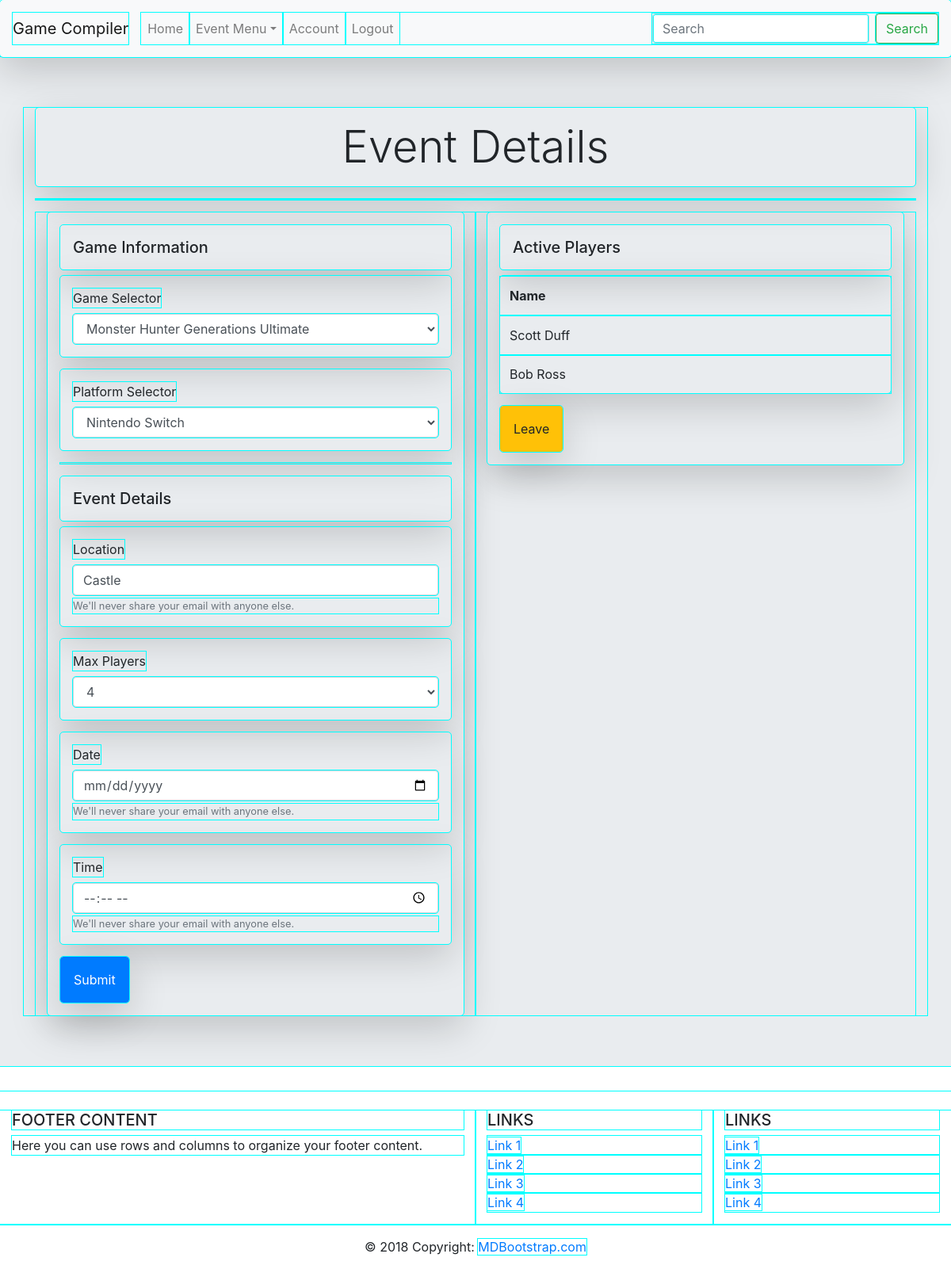
/event/details/3, run on the app's committed database.
### app.py (models this page shows)
class Event(db.Model):
    __tablename__ = "event"
    id = db.Column(db.Integer, primary_key=True)
    game = db.Column(db.String(45))
    platform = db.Column(db.String(45))
    location = db.Column(db.String(90))
    event_date = db.Column(db.DateTime)
    event_time = db.Column(db.DateTime)
    max_players = db.Column(db.Integer)
    current_players = db.Column(db.Integer)
    event_poster = db.Column(db.Integer)
    created_at = db.Column(db.DateTime, server_default=func.now())
    updated_at = db.Column(db.DateTime, server_default=func.now(),
                           onupdate=func.now())
    users_for_events = db.relationship('User', secondary=users_events)

class User(db.Model):
    __tablename__ = "user"
    id = db.Column(db.Integer, primary_key=True)
    first_name = db.Column(db.String(45))
    last_name = db.Column(db.String(45))
    email = db.Column(db.String(90))
    password = db.Column(db.String(255))
    created_at = db.Column(db.DateTime, server_default=func.now())
    updated_at = db.Column(db.DateTime, server_default=func.now(),
                           onupdate=func.now())
    events_for_users = db.relationship('Event', secondary=users_events)

### app.py (the view)
@app.route("/event/details/<id>")
def event_details(id):
    eventPlayerQuery = User.query.join(User.events_for_users).filter(Event.id == id).all()
    eventQuery = Event.query.get(id)
    return render_template("event_details.html", event=eventQuery, eventPlayerQuery=eventPlayerQuery)

### templates/event_details.html (shortened to what this page needs)
<!DOCTYPE html>
<html lang="en">
<head>
    <link href="https://stackpath.bootstrapcdn.com/bootstrap/4.3.1/css/bootstrap.min.css" rel="stylesheet">
</head>
<body>
    <nav class="navbar navbar-expand-lg navbar-light bg-light shadow-lg p-3 mb-7 rounded">
        <a class="navbar-brand" href="#">Game Compiler</a>
        <div class="collapse navbar-collapse" id="navbarSupportedContent">
            <ul class="navbar-nav mr-auto">
                <li class="nav-item">
                    <a class="nav-link" href="/welcome/user">Home</a>
                </li>
                <li class="nav-item dropdown">
                        <a class="nav-link dropdown-toggle" href="#" id="navbarDropdown" role="button" data-toggle="dropdown" aria-haspopup="true" aria-expanded="false">Event Menu</a>
                </li>
                <li class="nav-item">
                    <a class="nav-link" href="/account/user/{{ session.userid }}">Account</a>
                </li>
                <li class="nav-item">
                    <a class="nav-link" href="/logout/user">Logout</a>
                </li>
            </ul>
                <form class="form-inline my-2 my-lg-0">
                    <input class="form-control mr-sm-2" type="search" placeholder="Search" aria-label="Search">
                    <button class="btn btn-outline-success my-2 my-sm-0" type="submit">Search</button>
                </form>
        </div>
    </nav>
    <div class="jumbotron jumbotron-fluid">
        <div class="container">
            <h1 class="display-4 text-center shadow-lg p-3 mb-7 rounded">Event Details</h1>
            <hr>
            <div class="container">
                <div class="row">
                    <div class="col-sm">
                        <form class="shadow-lg p-3 mb-7 rounded" action="/update/event/{{ event.id }}" method="POST">
                            <h5 class="shadow-lg p-3 mb-7 rounded">Game Information</h5>
                            <div class="form-group shadow-lg p-3 mb-7 rounded">
                                <label for="regGame">Game Selector</label>
                                <select class="form-control" id="updateGame" name="updateGame">
                                    <option value="{{ event.game }}">{{ event.game }}</option>
                                </select>
                            </div>
                            <div class="form-group shadow-lg p-3 mb-7 rounded">
                                <label for="regPlatform">Platform Selector</label>
                                <select class="form-control" id="updatePlatform" name="updatePlatform">
                                    <option value="{{ event.platform }}">{{ event.platform }}</option>
                                </select>
                            </div>
                            <hr>
                            <h5 class="shadow-lg p-3 mb-7 rounded">Event Details</h5>
                            <div class="form-group shadow-lg p-3 mb-7 rounded">
                                <label for="regLocation">Location</label>
                                <input type="text" class="form-control" id="updateLocation" name="updateLocation" value="{{ event.location }}" aria-describedby="regLocation" placeholder="Location">
                                <small id="regLocation" class="form-text text-muted">We'll never share your email with anyone else.</small>
                            </div>
                            <div class="form-group shadow-lg p-3 mb-7 rounded">
                                <label for="regGame">Max Players</label>
                                <select class="form-control" id="updatePlayers" name="updatePlayers">
                                    <option value="{{ event.max_players }}">{{ event.max_players }}</option>
                                </select>
                            </div>
                            <div class="form-group shadow-lg p-3 mb-7 rounded">
                                <label >Date</label>
                                <input type="date" class="form-control" name="updateDate" placeholder="{{ event.event_date }}" max="12-31-2050" min="01-01-2018" class="form-control">
                                <small id="updateDate" class="form-text text-muted">We'll never share your email with anyone else.</small>
                            </div>
                            <div class="form-group shadow-lg p-3 mb-7 rounded">
                                <label >Time</label>
                                <input type="time" class="form-control" name="updateTime" placeholder="{{ event.event_time }}" class="form-control">
                                <small id="updateTime" class="form-text text-muted">We'll never share your email with anyone else.</small>
                            </div>
                            <button type="submit" class="btn btn-primary shadow-lg p-3 mb-7 rounded">Submit</button>
                        </form>
                    </div>
                    <div class="col-sm">
                        <form class="shadow-lg p-3 mb-7 rounded" action="/leave/event/{{ event.id }}">
                            <h5 class="shadow-lg p-3 mb-7 rounded">Active Players</h5>
                            <table class="table shadow-lg p-3 mb-7 rounded">
                                <thead>
                                    <tr>
                                        <th scope="col">Name</th>
                                    </tr>
                                </thead>
                                <tbody>
                                    {% for user in eventPlayerQuery %}
                                    <tr>
                                        <td>{{ user.first_name }} {{ user.last_name }}</td>
                                    </tr>
                                    {% endfor %}
                                </tbody>
                            </table>
                            <button type="submit" class="btn btn-warning shadow-lg p-3 mb-7 rounded">Leave</button>
                        </form>
                    </div>
                </div>
            </div>
        </div>
    </div>
    <footer class="page-footer font-small blue pt-4">
        <div class="container-fluid text-center text-md-left">
            <div class="row">
                <div class="col-md-6 mt-md-0 mt-3">
                    <h5 class="text-uppercase">Footer Content</h5>
                    <p>Here you can use rows and columns to organize your footer content.</p>
                </div>
                <div class="col-md-3 mb-md-0 mb-3">
                    <h5 class="text-uppercase">Links</h5>
                    <ul class="list-unstyled">
                        <li>
                            <a href="#!">Link 1</a>
                        </li>
                        <li>
                            <a href="#!">Link 2</a>
                        </li>
                        <li>
                            <a href="#!">Link 3</a>
                        </li>
                        <li>
                            <a href="#!">Link 4</a>
                        </li>
                    </ul>
                </div>
                <div class="col-md-3 mb-md-0 mb-3">
                    <h5 class="text-uppercase">Links</h5>
                    <ul class="list-unstyled">
                        <li>
                            <a href="#!">Link 1</a>
                        </li>
                        <li>
                            <a href="#!">Link 2</a>
                        </li>
                        <li>
                            <a href="#!">Link 3</a>
                        </li>
                        <li>
                            <a href="#!">Link 4</a>
                        </li>
                    </ul>
                </div>
            </div>
        </div>
        <div class="footer-copyright text-center py-3">© 2018 Copyright:
            <a href="https://mdbootstrap.com/education/bootstrap/"> MDBootstrap.com</a>
        </div>
    </footer>
</body>
</html>

### templates/event_details.html (style rules this page uses)
* { outline-color: cyan; outline-style: solid; outline-width: 1px; }

### data on the page
Event: updateGame "Monster Hunter Generations Ultimate", updatePlatform "Nintendo Switch", updateLocation "Castle", updatePlayers "4"
User: first_name "Scott", last_name "Duff"
User: first_name "Bob", last_name "Ross"
